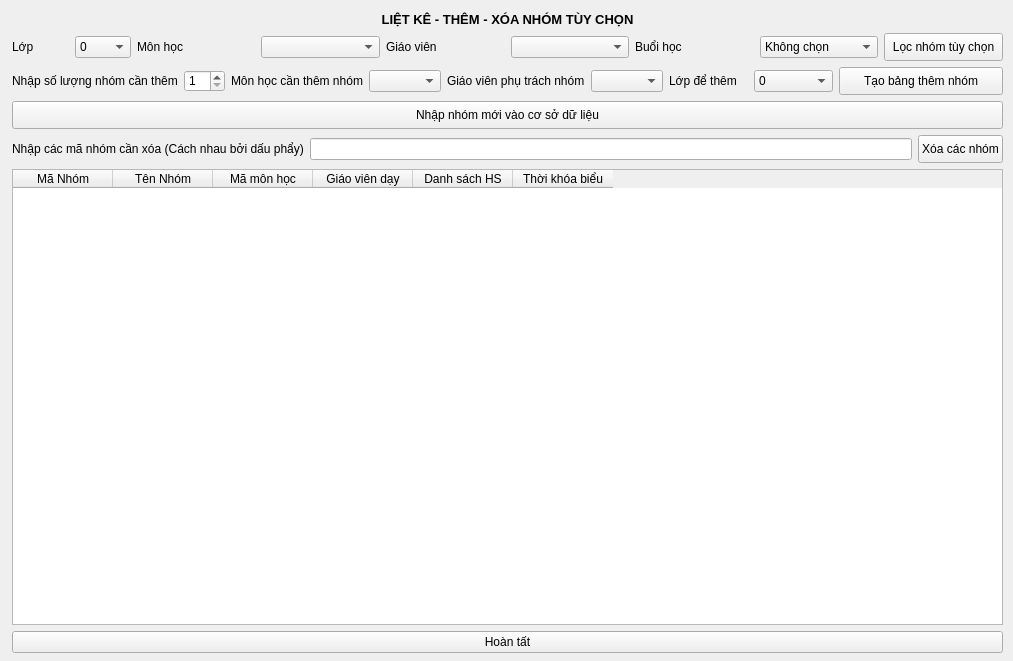
<?xml version="1.0" encoding="UTF-8"?>
<ui version="4.0">
 <class>lkthemxoanhom</class>
 <widget class="QWidget" name="lkthemxoanhom">
  <property name="geometry">
   <rect>
    <x>0</x>
    <y>0</y>
    <width>1013</width>
    <height>661</height>
   </rect>
  </property>
  <property name="windowTitle">
   <string>Liệt kê - Thêm và xóa nhóm</string>
  </property>
  <widget class="QWidget" name="layoutWidget">
   <property name="geometry">
    <rect>
     <x>12</x>
     <y>12</y>
     <width>991</width>
     <height>641</height>
    </rect>
   </property>
   <layout class="QVBoxLayout" name="verticalLayout_2">
    <item>
     <widget class="QLabel" name="label_6">
      <property name="text">
       <string>&lt;html&gt;&lt;head/&gt;&lt;body&gt;&lt;p align=&quot;center&quot;&gt;&lt;span style=&quot; font-size:10pt; font-weight:600;&quot;&gt;LIỆT KÊ - THÊM - XÓA NHÓM TÙY CHỌN&lt;/span&gt;&lt;/p&gt;&lt;/body&gt;&lt;/html&gt;</string>
      </property>
     </widget>
    </item>
    <item>
     <layout class="QHBoxLayout" name="horizontalLayout_8">
      <item>
       <layout class="QHBoxLayout" name="horizontalLayout">
        <item>
         <widget class="QLabel" name="label">
          <property name="minimumSize">
           <size>
            <width>0</width>
            <height>26</height>
           </size>
          </property>
          <property name="maximumSize">
           <size>
            <width>16777215</width>
            <height>26</height>
           </size>
          </property>
          <property name="text">
           <string>Lớp</string>
          </property>
         </widget>
        </item>
        <item>
         <widget class="QComboBox" name="option_lop">
          <property name="minimumSize">
           <size>
            <width>0</width>
            <height>22</height>
           </size>
          </property>
          <property name="maximumSize">
           <size>
            <width>16777215</width>
            <height>22</height>
           </size>
          </property>
          <item>
           <property name="text">
            <string>0</string>
           </property>
          </item>
          <item>
           <property name="text">
            <string>1</string>
           </property>
          </item>
          <item>
           <property name="text">
            <string>2</string>
           </property>
          </item>
          <item>
           <property name="text">
            <string>3</string>
           </property>
          </item>
          <item>
           <property name="text">
            <string>4</string>
           </property>
          </item>
          <item>
           <property name="text">
            <string>5</string>
           </property>
          </item>
          <item>
           <property name="text">
            <string>6</string>
           </property>
          </item>
          <item>
           <property name="text">
            <string>7</string>
           </property>
          </item>
          <item>
           <property name="text">
            <string>8</string>
           </property>
          </item>
          <item>
           <property name="text">
            <string>9</string>
           </property>
          </item>
          <item>
           <property name="text">
            <string>10</string>
           </property>
          </item>
          <item>
           <property name="text">
            <string>11</string>
           </property>
          </item>
          <item>
           <property name="text">
            <string>12</string>
           </property>
          </item>
         </widget>
        </item>
       </layout>
      </item>
      <item>
       <widget class="QLabel" name="label_2">
        <property name="minimumSize">
         <size>
          <width>0</width>
          <height>26</height>
         </size>
        </property>
        <property name="maximumSize">
         <size>
          <width>16777215</width>
          <height>26</height>
         </size>
        </property>
        <property name="text">
         <string>Môn học</string>
        </property>
       </widget>
      </item>
      <item>
       <widget class="QComboBox" name="option_monhoc">
        <property name="minimumSize">
         <size>
          <width>0</width>
          <height>22</height>
         </size>
        </property>
        <property name="maximumSize">
         <size>
          <width>16777215</width>
          <height>22</height>
         </size>
        </property>
       </widget>
      </item>
      <item>
       <widget class="QLabel" name="label_3">
        <property name="minimumSize">
         <size>
          <width>0</width>
          <height>26</height>
         </size>
        </property>
        <property name="maximumSize">
         <size>
          <width>16777215</width>
          <height>26</height>
         </size>
        </property>
        <property name="text">
         <string>Giáo viên</string>
        </property>
       </widget>
      </item>
      <item>
       <widget class="QComboBox" name="option_gv">
        <property name="minimumSize">
         <size>
          <width>0</width>
          <height>22</height>
         </size>
        </property>
        <property name="maximumSize">
         <size>
          <width>16777215</width>
          <height>22</height>
         </size>
        </property>
       </widget>
      </item>
      <item>
       <widget class="QLabel" name="label_4">
        <property name="minimumSize">
         <size>
          <width>0</width>
          <height>26</height>
         </size>
        </property>
        <property name="maximumSize">
         <size>
          <width>16777215</width>
          <height>26</height>
         </size>
        </property>
        <property name="text">
         <string>Buổi học</string>
        </property>
       </widget>
      </item>
      <item>
       <widget class="QComboBox" name="option_thu">
        <property name="minimumSize">
         <size>
          <width>0</width>
          <height>22</height>
         </size>
        </property>
        <property name="maximumSize">
         <size>
          <width>16777215</width>
          <height>22</height>
         </size>
        </property>
        <item>
         <property name="text">
          <string>Không chọn</string>
         </property>
        </item>
        <item>
         <property name="text">
          <string>Thứ hai</string>
         </property>
        </item>
        <item>
         <property name="text">
          <string>Thứ ba</string>
         </property>
        </item>
        <item>
         <property name="text">
          <string>Thứ tư</string>
         </property>
        </item>
        <item>
         <property name="text">
          <string>Thứ năm</string>
         </property>
        </item>
        <item>
         <property name="text">
          <string>Thứ sáu</string>
         </property>
        </item>
        <item>
         <property name="text">
          <string>Thứ bảy</string>
         </property>
        </item>
        <item>
         <property name="text">
          <string>Chủ nhật</string>
         </property>
        </item>
       </widget>
      </item>
      <item>
       <widget class="QPushButton" name="loc">
        <property name="minimumSize">
         <size>
          <width>0</width>
          <height>28</height>
         </size>
        </property>
        <property name="maximumSize">
         <size>
          <width>16777215</width>
          <height>28</height>
         </size>
        </property>
        <property name="text">
         <string>Lọc nhóm tùy chọn</string>
        </property>
       </widget>
      </item>
     </layout>
    </item>
    <item>
     <layout class="QVBoxLayout" name="verticalLayout">
      <item>
       <layout class="QHBoxLayout" name="horizontalLayout_7">
        <item>
         <layout class="QHBoxLayout" name="horizontalLayout_3">
          <item>
           <widget class="QLabel" name="label_7">
            <property name="minimumSize">
             <size>
              <width>0</width>
              <height>26</height>
             </size>
            </property>
            <property name="maximumSize">
             <size>
              <width>16777215</width>
              <height>26</height>
             </size>
            </property>
            <property name="text">
             <string>Nhập số lượng nhóm cần thêm</string>
            </property>
           </widget>
          </item>
          <item>
           <widget class="QSpinBox" name="option_slnhom">
            <property name="minimumSize">
             <size>
              <width>0</width>
              <height>22</height>
             </size>
            </property>
            <property name="maximumSize">
             <size>
              <width>16777215</width>
              <height>22</height>
             </size>
            </property>
            <property name="minimum">
             <number>1</number>
            </property>
           </widget>
          </item>
         </layout>
        </item>
        <item>
         <layout class="QHBoxLayout" name="horizontalLayout_6">
          <item>
           <widget class="QLabel" name="label_5">
            <property name="minimumSize">
             <size>
              <width>0</width>
              <height>26</height>
             </size>
            </property>
            <property name="maximumSize">
             <size>
              <width>16777215</width>
              <height>26</height>
             </size>
            </property>
            <property name="text">
             <string>Môn học cần thêm nhóm</string>
            </property>
           </widget>
          </item>
          <item>
           <widget class="QComboBox" name="option_mamonthem">
            <property name="minimumSize">
             <size>
              <width>0</width>
              <height>22</height>
             </size>
            </property>
            <property name="maximumSize">
             <size>
              <width>16777215</width>
              <height>22</height>
             </size>
            </property>
           </widget>
          </item>
         </layout>
        </item>
        <item>
         <layout class="QHBoxLayout" name="horizontalLayout_5">
          <item>
           <widget class="QLabel" name="label_9">
            <property name="text">
             <string>Giáo viên phụ trách nhóm</string>
            </property>
           </widget>
          </item>
          <item>
           <widget class="QComboBox" name="option_gvphutrach"/>
          </item>
         </layout>
        </item>
        <item>
         <layout class="QHBoxLayout" name="horizontalLayout_4">
          <item>
           <widget class="QLabel" name="label_10">
            <property name="text">
             <string>Lớp để thêm</string>
            </property>
           </widget>
          </item>
          <item>
           <widget class="QComboBox" name="option_lopthem">
            <item>
             <property name="text">
              <string>0</string>
             </property>
            </item>
            <item>
             <property name="text">
              <string>1</string>
             </property>
            </item>
            <item>
             <property name="text">
              <string>2</string>
             </property>
            </item>
            <item>
             <property name="text">
              <string>3</string>
             </property>
            </item>
            <item>
             <property name="text">
              <string>4</string>
             </property>
            </item>
            <item>
             <property name="text">
              <string>5</string>
             </property>
            </item>
            <item>
             <property name="text">
              <string>6</string>
             </property>
            </item>
            <item>
             <property name="text">
              <string>7</string>
             </property>
            </item>
            <item>
             <property name="text">
              <string>8</string>
             </property>
            </item>
            <item>
             <property name="text">
              <string>9</string>
             </property>
            </item>
            <item>
             <property name="text">
              <string>10</string>
             </property>
            </item>
            <item>
             <property name="text">
              <string>11</string>
             </property>
            </item>
            <item>
             <property name="text">
              <string>12</string>
             </property>
            </item>
           </widget>
          </item>
         </layout>
        </item>
        <item>
         <widget class="QPushButton" name="taothemnhom">
          <property name="minimumSize">
           <size>
            <width>0</width>
            <height>28</height>
           </size>
          </property>
          <property name="maximumSize">
           <size>
            <width>16777215</width>
            <height>28</height>
           </size>
          </property>
          <property name="text">
           <string>Tạo bảng thêm nhóm</string>
          </property>
         </widget>
        </item>
       </layout>
      </item>
      <item>
       <widget class="QPushButton" name="nhapnhommoi">
        <property name="minimumSize">
         <size>
          <width>0</width>
          <height>28</height>
         </size>
        </property>
        <property name="maximumSize">
         <size>
          <width>16777215</width>
          <height>28</height>
         </size>
        </property>
        <property name="text">
         <string>Nhập nhóm mới vào cơ sở dữ liệu</string>
        </property>
       </widget>
      </item>
     </layout>
    </item>
    <item>
     <layout class="QHBoxLayout" name="horizontalLayout_2">
      <item>
       <widget class="QLabel" name="label_8">
        <property name="minimumSize">
         <size>
          <width>0</width>
          <height>16</height>
         </size>
        </property>
        <property name="maximumSize">
         <size>
          <width>16777215</width>
          <height>16</height>
         </size>
        </property>
        <property name="text">
         <string>Nhập các mã nhóm cần xóa (Cách nhau bởi dấu phẩy)</string>
        </property>
       </widget>
      </item>
      <item>
       <widget class="QLineEdit" name="option_xoanhom">
        <property name="minimumSize">
         <size>
          <width>0</width>
          <height>22</height>
         </size>
        </property>
        <property name="maximumSize">
         <size>
          <width>16777215</width>
          <height>22</height>
         </size>
        </property>
       </widget>
      </item>
      <item>
       <widget class="QPushButton" name="xoanhom">
        <property name="minimumSize">
         <size>
          <width>0</width>
          <height>28</height>
         </size>
        </property>
        <property name="maximumSize">
         <size>
          <width>16777215</width>
          <height>28</height>
         </size>
        </property>
        <property name="text">
         <string>Xóa các nhóm</string>
        </property>
       </widget>
      </item>
     </layout>
    </item>
    <item>
     <widget class="QTableWidget" name="dsnhomplus_view">
      <column>
       <property name="text">
        <string>Mã Nhóm</string>
       </property>
      </column>
      <column>
       <property name="text">
        <string>Tên Nhóm</string>
       </property>
      </column>
      <column>
       <property name="text">
        <string>Mã môn học</string>
       </property>
      </column>
      <column>
       <property name="text">
        <string>Giáo viên dạy</string>
       </property>
      </column>
      <column>
       <property name="text">
        <string>Danh sách HS</string>
       </property>
      </column>
      <column>
       <property name="text">
        <string>Thời khóa biểu</string>
       </property>
      </column>
     </widget>
    </item>
    <item>
     <widget class="QPushButton" name="hoantat">
      <property name="text">
       <string>Hoàn tất</string>
      </property>
     </widget>
    </item>
   </layout>
  </widget>
 </widget>
 <resources/>
 <connections/>
</ui>
